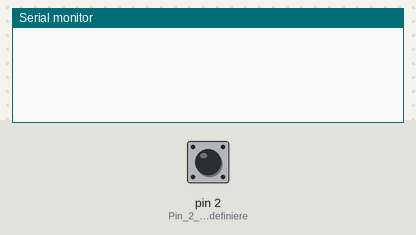
Simulated run of this sketch. Board: Arduino Uno, built with avr-gcc and run on an emulated ATmega328P. Shown: the last lines printed to the serial monitor. The test bench sets the inputs (shaded band); at power-on: pin 2 (Pin_2_als_input_definiere) HIGH.

Above: at 1.2 s.
1.3 s: pin 2 (Pin_2_als_input_definiere) driven LOW
At 2.0 s:
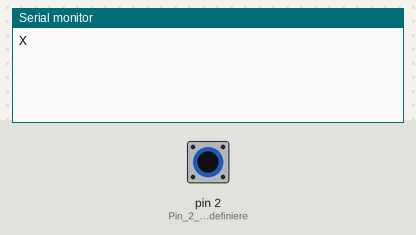
2.8 s: pin 2 (Pin_2_als_input_definiere) pulsed HIGH 2 times (0.12 s each, 0.3 s apart)
At 4.1 s:
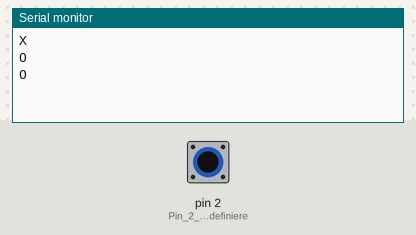

Measured:
- after the input at 1.3 s, the serial monitor: prints a new line at once (image 1)
- after the input at 2.8 s, the serial monitor: prints a new line after 0.15 s (image 2)

The sketch:

Digital_Read_Serial.ino
```cpp
int lastValue;
int counter;
int longThreshold = 3;
void setup() {
  Serial.begin(9600); // bits/sec
  pinMode(2,INPUT); // Pin 2 als input definieren
  counter = 0;
}

void loop() {
  int inputValue = digitalRead(2);
  if (inputValue != lastValue) {
    if (lastValue == 1) {
      if (counter > longThreshold)
        Serial.println('X');
      else
        Serial.println('O');
    }
    counter = 0;
  }
  counter ++;
  lastValue = inputValue;
  delay(50);
}
```
